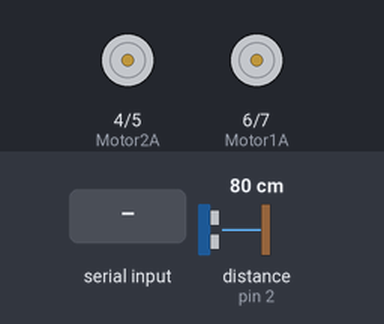
This sketch was run on a simulated Arduino Uno, built with avr-gcc and run on an emulated ATmega328P. Shown: motor-driver pin pairs drawn as motors (green arrow = first pin HIGH = forward, orange = second pin HIGH = backward, longer = more drive). Wiring (inferred from the names in the program): ultrasonic range finder: trigger pin 3; echo pin 2. The inputs (shaded band) are chosen by the test bench; at power-on: distance to the obstacle (sensor on pin 2) 80 cm. The echo pulse lasts 58.3 µs per cm; what the sketch prints to the serial monitor is not drawn.

Above: at 1.3 s.
1.4 s: "G" received over the second serial link
At 2.6 s:
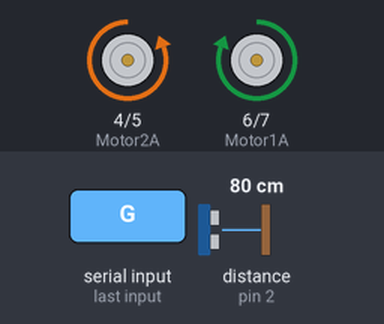
2.9 s: "H" received over the second serial link
At 3.9 s:
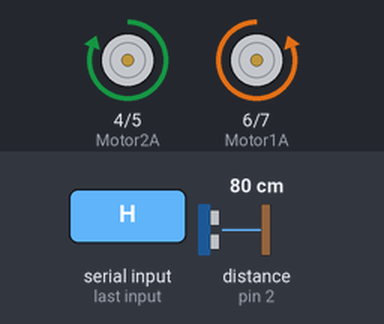
4.4 s: "J" received over the second serial link
At 5.2 s:
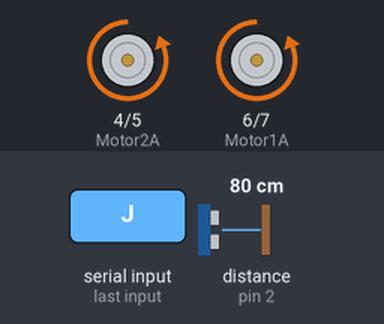
5.9 s: "H" received over the second serial link
At 7.1 s:
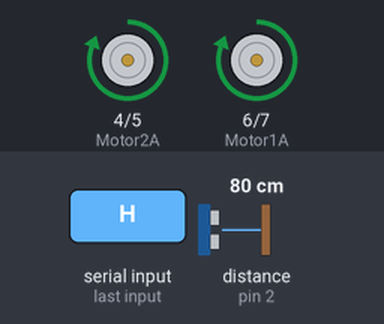
7.4 s: distance to the obstacle (sensor on pin 2) set to 12 cm
8.9 s: distance to the obstacle (sensor on pin 2) set to 9 cm
Timing chart, 0 to 11.9 s (numbered marks = the images above; inputs shaded):
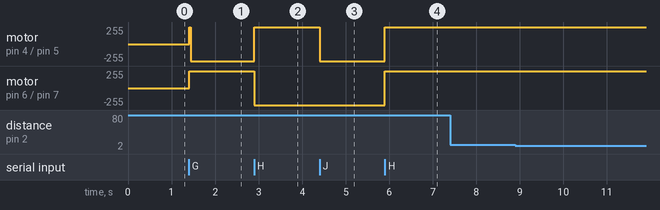

Measured:
- after the input at 1.4 s, motor on pin 4 (Motor2A) / pin 5 (Motor2B): stopped → backward 255/255 at once; motor on pin 6 (Motor1A) / pin 7 (Motor1B): stopped → forward 255/255 at once
- after the input at 2.9 s, motor on pin 4 (Motor2A) / pin 5 (Motor2B): backward 255/255 → forward 255/255 at once; motor on pin 6 (Motor1A) / pin 7 (Motor1B): forward 255/255 → backward 255/255 at once
- after the input at 4.4 s, motor on pin 4 (Motor2A) / pin 5 (Motor2B): forward 255/255 → backward 255/255 at once
- after the input at 5.9 s, motor on pin 4 (Motor2A) / pin 5 (Motor2B), motor on pin 6 (Motor1A) / pin 7 (Motor1B): backward 255/255 → forward 255/255 at once
- after the input at 7.4 s, every drawn part: stays the same
- after the input at 8.9 s, every drawn part: stays the same

The sketch:

ProyectoEFI_Auto_Arduino.ino
```cpp
//Proyecto Auto a Control Remoto
//Realizado por alumnos de Comision "A":
//-Arballo Federico
//-Ambrogio Francisco
//-Cepeda Emanuel
//-Rodriguez Joaquin

#include <SoftwareSerial.h>
#include <Servo.h>

// CONEXIONES PARA EL BLUETOOTH.
int bluetoothTx = 9;
int bluetoothRx = 10;
SoftwareSerial bluetooth(bluetoothTx, bluetoothRx);

// MOTOR 1.
int Motor1A = 6;
int Motor1B = 7;

// MOTOR 2.
int Motor2A = 4;
int Motor2B = 5;

// SENSOR ULTRASONIDO
int trigPin = 3; // Pin Trig
int echoPin = 2; // Pin Echo
long distancia;

void setup() {
  Serial.begin(9600); // Iniciar la comunicación serie para depuracion
  bluetooth.begin(115200);
  bluetooth.print("$$$");
  delay(100);
  bluetooth.println("U,9600,N");
  bluetooth.begin(9600);

  // Configuración de los pines del motor
  pinMode(Motor1A, OUTPUT);
  pinMode(Motor2A, OUTPUT);
  pinMode(Motor1B, OUTPUT);
  pinMode(Motor2B, OUTPUT);

  digitalWrite(Motor1A, LOW);
  digitalWrite(Motor2A, LOW);
  digitalWrite(Motor1B, LOW);
  digitalWrite(Motor2B, LOW);

  // Configuración del sensor de ultrasonido
  pinMode(trigPin, OUTPUT);
  pinMode(echoPin, INPUT);

  Serial.println("Sistema iniciado."); // Mensaje de inicio en el monitor serie
}

int flag1 = -1;
int flag2 = -1;

void loop() {
  // Medir la distancia
  distancia = medirDistancia();
  Serial.print("Distancia: ");
  Serial.print(distancia);
  Serial.println(" cm");

  if (bluetooth.available()) {
    char toSend = (char)bluetooth.read();

    bool objetoCerca = (distancia < 10);

    if (toSend == 'S') {
      flag1 = 0;
      flag2 = 0;
      detenerMotores();
      Serial.println("Detener todo: Comando S recibido.");
    }

    // Adelante (comandos para girar)
    if ((toSend == 'L' || toSend == 'G' || toSend == 'H') && !objetoCerca) {
      if (flag1 != 1) {
        flag1 = 1;
        digitalWrite(Motor1A, HIGH);
        analogWrite(Motor1B, 0);
        digitalWrite(Motor2A, HIGH);
        analogWrite(Motor2B, 0);
        Serial.println("Avanzar: Comando L/G/H recibido.");
      }
    } else if (toSend == 'L' || toSend == 'G' || toSend == 'H') {
      Serial.println("Movimiento de avanzar bloqueado por objeto cercano.");
    }

    // Reversa (comandos para girar)
    if ((toSend == 'R' || toSend == 'I' || toSend == 'J') && !objetoCerca) {
      if (flag1 != 2) {
        flag1 = 2;
        digitalWrite(Motor1B, HIGH);
        analogWrite(Motor1A, 0);
        digitalWrite(Motor2B, HIGH);
        analogWrite(Motor2A, 0);
        Serial.println("Reversa: Comando R/I/J recibido.");
      }
    } else if (toSend == 'R' || toSend == 'I' || toSend == 'J') {
      Serial.println("Movimiento de reversa bloqueado por objeto cercano.");
    }

    // Izquierda (comando original de avanzar)
    if (toSend == 'F' || toSend == 'G' || toSend == 'I') {
      if (flag2 != 1) {
        flag2 = 1;
        digitalWrite(Motor2B, HIGH);
        analogWrite(Motor2A, 0);
        digitalWrite(Motor1A, HIGH);
        analogWrite(Motor1B, 0);
        Serial.println("Girar Izquierda: Comando F/G/I recibido.");
      }
    }
    // Derecha (comando original de retroceder)
    else if (toSend == 'B' || toSend == 'H' || toSend == 'J') {
      if (flag2 != 2) {
        flag2 = 2;
        digitalWrite(Motor1B, HIGH);
        analogWrite(Motor1A, 0);
        digitalWrite(Motor2A, HIGH);
        analogWrite(Motor2B, 0);
        Serial.println("Girar Derecha: Comando B/H/J recibido.");
      }
    } else {
      if (flag2 != 3) {
        flag2 = 3;
        detenerMotores();
        Serial.println("Parar: Comando desconocido recibido.");
      }
    }
  }
}

// Función para medir la distancia con el sensor de ultrasonido
long medirDistancia() {
  digitalWrite(trigPin, LOW);
  delayMicroseconds(2);
  digitalWrite(trigPin, HIGH);
  delayMicroseconds(10);
  digitalWrite(trigPin, LOW);

  long duracion = pulseIn(echoPin, HIGH);
  long distancia = duracion * 0.034 / 2;
  return distancia;
}

// Función para detener todos los motores
void detenerMotores() {
  digitalWrite(Motor1A, LOW);
  digitalWrite(Motor2A, LOW);
  digitalWrite(Motor1B, LOW);
  digitalWrite(Motor2B, LOW);
  Serial.println("Motores detenidos.");
}
```
